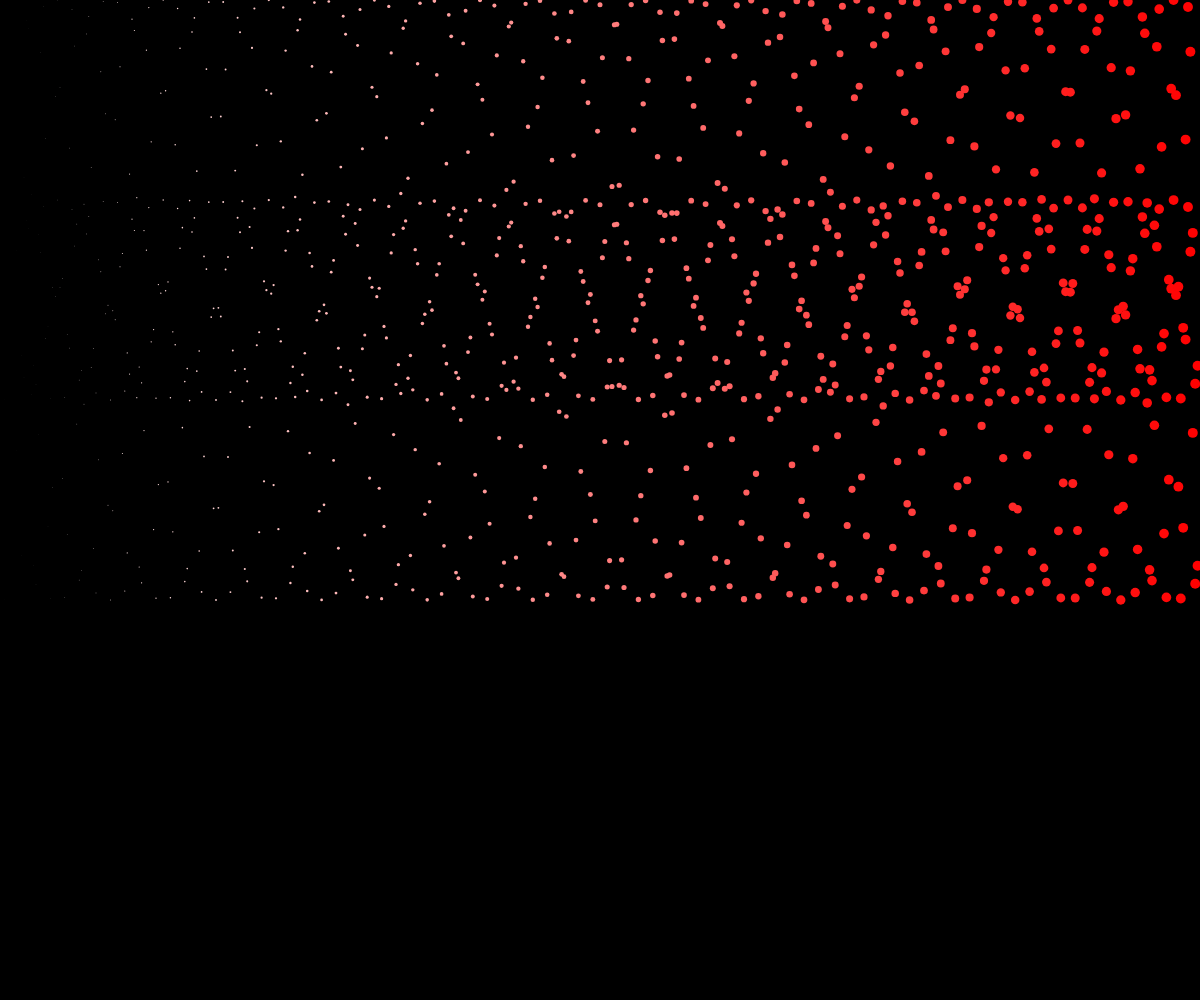
Frame 1 (no input)
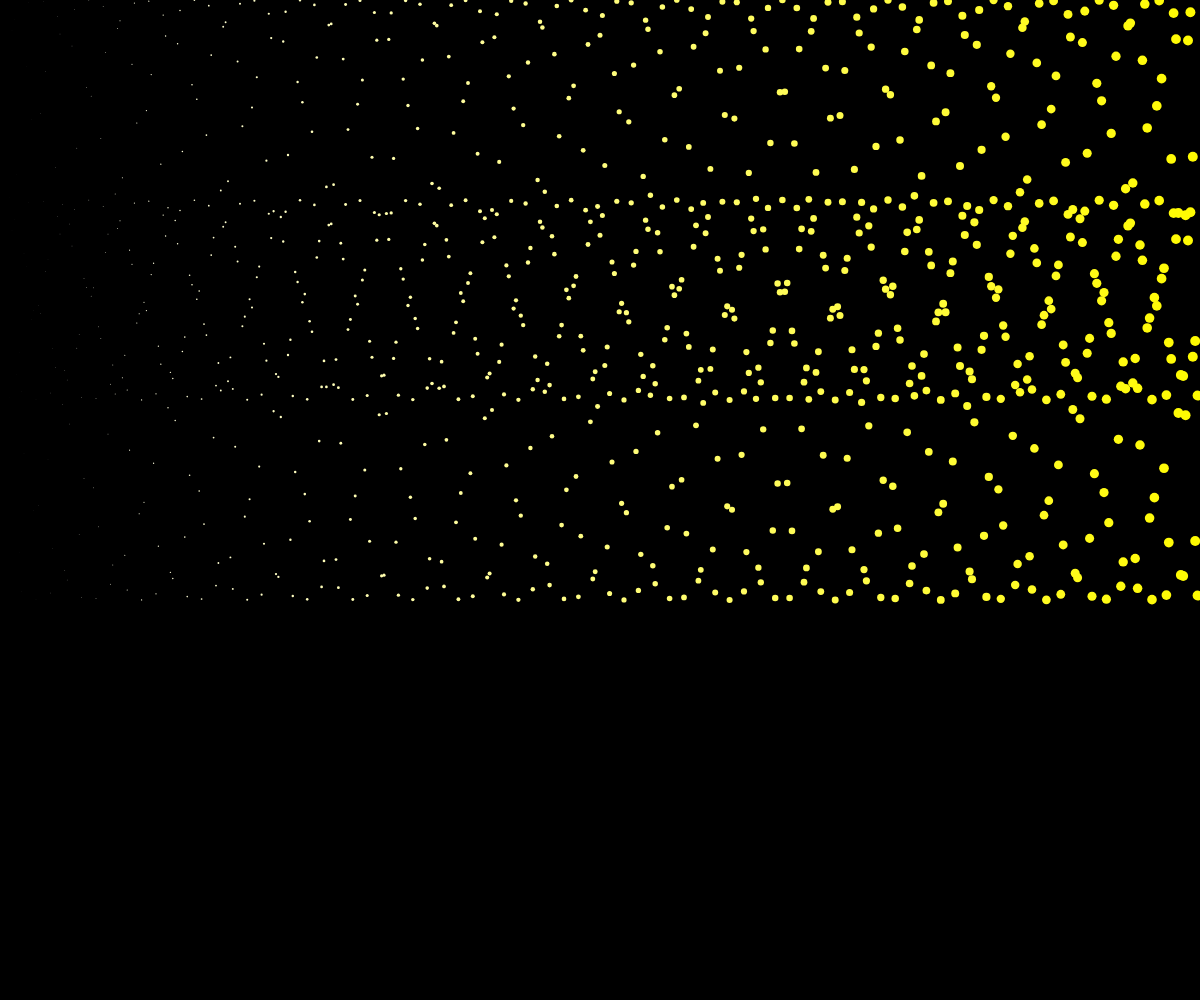
Frame 60 (no input)
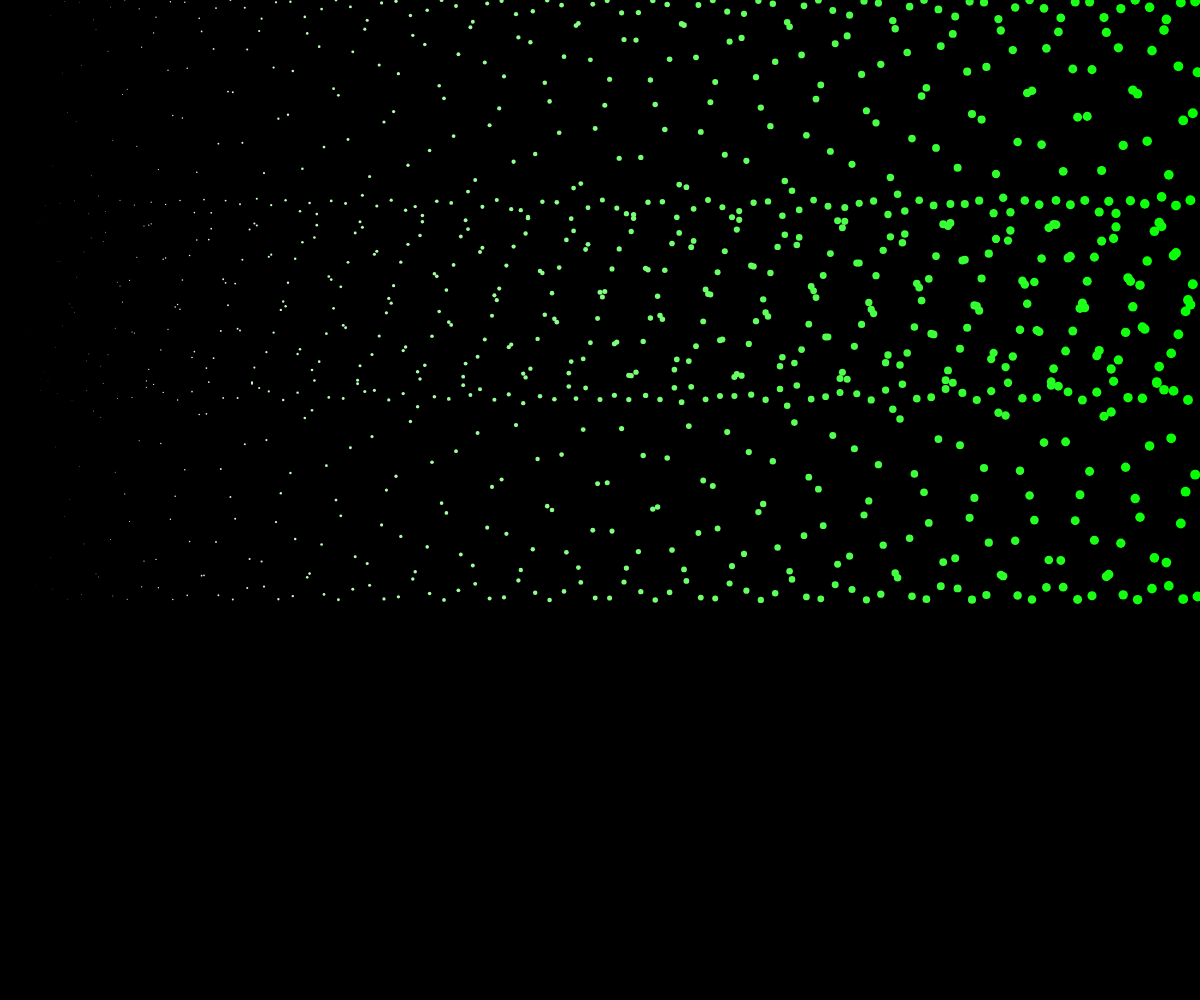
Frame 120 (the mouse pressed at the canvas centre since frame 60)

The p5.js sketch that drew these frames (run headless with seeded random() and noise() and a simulated clock; from frame 60 on, the mouse is pressed at the canvas centre):

// p5.js sketch
// ── sketch.js
var h=0;
var theta = 5;
var circ = 500;
var x=50;
var speed=5;
function setup() {
  createCanvas(windowWidth, windowHeight);
  colorMode(HSB);

}

function draw() {
  background(0);
  noStroke();
  
  Aoffset = 360/circ;
  Soffset = 100/circ;
  Xoffset = width/circ;
  
  AA= map(mouseX, 0, width, 0.1,25);
  
  for(let i=0; i<circ;i++) {
    y = windowHeight/5 *  sin(theta + i + Aoffset + AA)
  
  fill(h%360,i*Soffset,100);
    let size = map(i,0,circ,0,10);
  circle(i * Xoffset ,400+y, size);
  }
  
  AA= map(mouseY, 0, width, 0.1,25);
  
  for(let i=0; i<circ;i++) {
    y = windowHeight/5 *  sin(theta + i + Aoffset + AA)
  
  fill(h%360,i*Soffset,100);
    let size = map(i,0,circ,0,10);
  circle(i * Xoffset ,200+y, size);
  }
    h++;
  theta = theta + 0.1;
   
    
}
